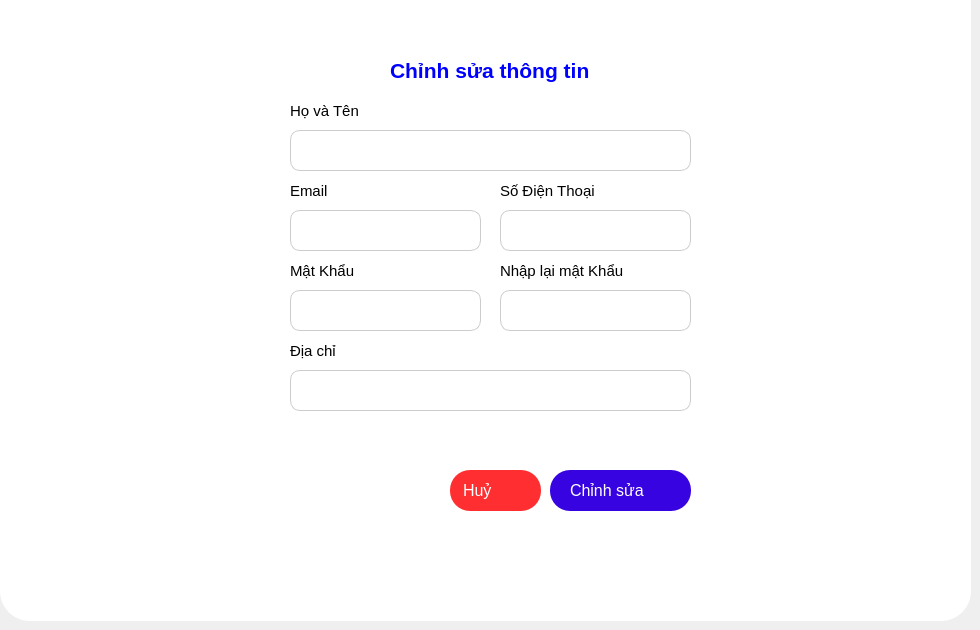
      <widget class="QWidget" name="update">
       <widget class="QWidget" name="updateInfor" native="true">
        <property name="geometry">
         <rect>
          <x>0</x>
          <y>0</y>
          <width>971</width>
          <height>621</height>
         </rect>
        </property>
        <property name="styleSheet">
         <string notr="true">background-color: #fff;
border-bottom-left-radius: 30px;
border-bottom-right-radius: 30px;</string>
        </property>
        <widget class="QLabel" name="nameLabel_2">
         <property name="geometry">
          <rect>
           <x>290</x>
           <y>100</y>
           <width>81</width>
           <height>21</height>
          </rect>
         </property>
         <property name="font">
          <font>
           <pointsize>11</pointsize>
           <fontweight>DemiBold</fontweight>
          </font>
         </property>
         <property name="styleSheet">
          <string notr="true">color: black;</string>
         </property>
         <property name="text">
          <string>Họ và Tên</string>
         </property>
        </widget>
        <widget class="QPushButton" name="saveBtn_2">
         <property name="geometry">
          <rect>
           <x>550</x>
           <y>470</y>
           <width>141</width>
           <height>41</height>
          </rect>
         </property>
         <property name="font">
          <font>
           <pointsize>12</pointsize>
          </font>
         </property>
         <property name="cursor">
          <cursorShape>PointingHandCursor</cursorShape>
         </property>
         <property name="styleSheet">
          <string notr="true">border-radius: 20px;
background-color: #f7f7f7;
border:none;
background-color: rgb(55, 3, 225);
text-align: left;
padding-left: 20px;
padding-right: 5px;
color: #fff;</string>
         </property>
         <property name="text">
          <string>Chỉnh sửa</string>
         </property>
         <property name="icon">
          <iconset resource="resourse.qrc">
           <normaloff>:/new/img/img/confirm.png</normaloff>:/new/img/img/confirm.png</iconset>
         </property>
         <property name="iconSize">
          <size>
           <width>23</width>
           <height>23</height>
          </size>
         </property>
        </widget>
        <widget class="QLineEdit" name="repassUpdate">
         <property name="geometry">
          <rect>
           <x>500</x>
           <y>290</y>
           <width>191</width>
           <height>41</height>
          </rect>
         </property>
         <property name="font">
          <font>
           <pointsize>12</pointsize>
          </font>
         </property>
         <property name="cursor">
          <cursorShape>IBeamCursor</cursorShape>
         </property>
         <property name="styleSheet">
          <string notr="true">border-radius: 10px;
color: #000;
border: 1px solid #ccc;
padding-left: 10px;background-color: #fff;</string>
         </property>
         <property name="text">
          <string/>
         </property>
         <property name="echoMode">
          <enum>QLineEdit::EchoMode::Password</enum>
         </property>
        </widget>
        <widget class="QLineEdit" name="emailUpdate">
         <property name="geometry">
          <rect>
           <x>290</x>
           <y>210</y>
           <width>191</width>
           <height>41</height>
          </rect>
         </property>
         <property name="font">
          <font>
           <pointsize>12</pointsize>
          </font>
         </property>
         <property name="cursor">
          <cursorShape>IBeamCursor</cursorShape>
         </property>
         <property name="styleSheet">
          <string notr="true">border-radius: 10px;
color: #000;
border: 1px solid #ccc;
padding-left: 10px;
background-color: #fff;</string>
         </property>
         <property name="text">
          <string/>
         </property>
        </widget>
        <widget class="QLineEdit" name="nameUpdate">
         <property name="geometry">
          <rect>
           <x>290</x>
           <y>130</y>
           <width>401</width>
           <height>41</height>
          </rect>
         </property>
         <property name="font">
          <font>
           <pointsize>12</pointsize>
          </font>
         </property>
         <property name="cursor">
          <cursorShape>IBeamCursor</cursorShape>
         </property>
         <property name="styleSheet">
          <string notr="true">border-radius: 10px;
color: #000;
border: 1px solid #ccc;
padding-left: 10px;
background-color: #fff;</string>
         </property>
         <property name="text">
          <string/>
         </property>
        </widget>
        <widget class="QPushButton" name="cancelBtn_2">
         <property name="geometry">
          <rect>
           <x>450</x>
           <y>470</y>
           <width>91</width>
           <height>41</height>
          </rect>
         </property>
         <property name="font">
          <font>
           <pointsize>12</pointsize>
          </font>
         </property>
         <property name="cursor">
          <cursorShape>PointingHandCursor</cursorShape>
         </property>
         <property name="styleSheet">
          <string notr="true">border-radius: 20px;
background-color:rgb(255, 46, 49);
border:none;
padding-left: 13px;
text-align: left;

color: #fff;</string>
         </property>
         <property name="text">
          <string>Huỷ</string>
         </property>
         <property name="icon">
          <iconset resource="resourse.qrc">
           <normaloff>:/new/img/img/cancel.png</normaloff>:/new/img/img/cancel.png</iconset>
         </property>
         <property name="iconSize">
          <size>
           <width>26</width>
           <height>26</height>
          </size>
         </property>
        </widget>
        <widget class="QLabel" name="passLabel_3">
         <property name="geometry">
          <rect>
           <x>500</x>
           <y>260</y>
           <width>141</width>
           <height>21</height>
          </rect>
         </property>
         <property name="font">
          <font>
           <pointsize>11</pointsize>
           <fontweight>DemiBold</fontweight>
          </font>
         </property>
         <property name="styleSheet">
          <string notr="true">color: black;</string>
         </property>
         <property name="text">
          <string>Nhập lại mật Khẩu</string>
         </property>
        </widget>
        <widget class="QLabel" name="label_11">
         <property name="geometry">
          <rect>
           <x>390</x>
           <y>50</y>
           <width>231</width>
           <height>41</height>
          </rect>
         </property>
         <property name="font">
          <font>
           <pointsize>16</pointsize>
           <bold>true</bold>
          </font>
         </property>
         <property name="styleSheet">
          <string notr="true">color: blue;
</string>
         </property>
         <property name="text">
          <string>Chỉnh sửa thông tin</string>
         </property>
        </widget>
        <widget class="QLabel" name="emailLabel_2">
         <property name="geometry">
          <rect>
           <x>290</x>
           <y>180</y>
           <width>81</width>
           <height>21</height>
          </rect>
         </property>
         <property name="font">
          <font>
           <pointsize>11</pointsize>
           <fontweight>DemiBold</fontweight>
          </font>
         </property>
         <property name="styleSheet">
          <string notr="true">color: black;</string>
         </property>
         <property name="text">
          <string>Email</string>
         </property>
        </widget>
        <widget class="QLabel" name="phoneLabel_2">
         <property name="geometry">
          <rect>
           <x>500</x>
           <y>180</y>
           <width>101</width>
           <height>21</height>
          </rect>
         </property>
         <property name="font">
          <font>
           <pointsize>11</pointsize>
           <fontweight>DemiBold</fontweight>
          </font>
         </property>
         <property name="styleSheet">
          <string notr="true">color: black;</string>
         </property>
         <property name="text">
          <string>Số Điện Thoại</string>
         </property>
        </widget>
        <widget class="QLabel" name="statusUpdate">
         <property name="geometry">
          <rect>
           <x>290</x>
           <y>420</y>
           <width>341</width>
           <height>31</height>
          </rect>
         </property>
         <property name="font">
          <font>
           <pointsize>12</pointsize>
           <bold>true</bold>
          </font>
         </property>
         <property name="styleSheet">
          <string notr="true">color: red;</string>
         </property>
         <property name="text">
          <string/>
         </property>
        </widget>
        <widget class="QLineEdit" name="phoneUpdate">
         <property name="geometry">
          <rect>
           <x>500</x>
           <y>210</y>
           <width>191</width>
           <height>41</height>
          </rect>
         </property>
         <property name="font">
          <font>
           <pointsize>12</pointsize>
          </font>
         </property>
         <property name="cursor">
          <cursorShape>IBeamCursor</cursorShape>
         </property>
         <property name="styleSheet">
          <string notr="true">border-radius: 10px;
color: #000;
border: 1px solid #ccc;
padding-left: 10px;
background-color: #fff;</string>
         </property>
         <property name="text">
          <string/>
         </property>
        </widget>
        <widget class="QLineEdit" name="changeUpdate">
         <property name="geometry">
          <rect>
           <x>290</x>
           <y>370</y>
           <width>401</width>
           <height>41</height>
          </rect>
         </property>
         <property name="font">
          <font>
           <pointsize>12</pointsize>
          </font>
         </property>
         <property name="cursor">
          <cursorShape>IBeamCursor</cursorShape>
         </property>
         <property name="styleSheet">
          <string notr="true">border-radius: 10px;
color: #000;
border: 1px solid #ccc;
padding-left: 10px;
background-color: #fff;</string>
         </property>
         <property name="text">
          <string/>
         </property>
        </widget>
        <widget class="QLabel" name="changeUpdateLabel">
         <property name="geometry">
          <rect>
           <x>290</x>
           <y>340</y>
           <width>161</width>
           <height>21</height>
          </rect>
         </property>
         <property name="font">
          <font>
           <pointsize>11</pointsize>
           <fontweight>DemiBold</fontweight>
          </font>
         </property>
         <property name="styleSheet">
          <string notr="true">color: black;</string>
         </property>
         <property name="text">
          <string>Địa chỉ</string>
         </property>
        </widget>
        <widget class="QLineEdit" name="passUpdate">
         <property name="geometry">
          <rect>
           <x>290</x>
           <y>290</y>
           <width>191</width>
           <height>41</height>
          </rect>
         </property>
         <property name="font">
          <font>
           <pointsize>12</pointsize>
          </font>
         </property>
         <property name="cursor">
          <cursorShape>IBeamCursor</cursorShape>
         </property>
         <property name="styleSheet">
          <string notr="true">border-radius: 10px;
color: #000;
border: 1px solid #ccc;
padding-left: 10px;background-color: #fff;</string>
         </property>
         <property name="text">
          <string/>
         </property>
         <property name="echoMode">
          <enum>QLineEdit::EchoMode::Password</enum>
         </property>
        </widget>
        <widget class="QLabel" name="passLabel_5">
         <property name="geometry">
          <rect>
           <x>290</x>
           <y>260</y>
           <width>81</width>
           <height>21</height>
          </rect>
         </property>
         <property name="font">
          <font>
           <pointsize>11</pointsize>
           <fontweight>DemiBold</fontweight>
          </font>
         </property>
         <property name="styleSheet">
          <string notr="true">color: black;</string>
         </property>
         <property name="text">
          <string>Mật Khẩu</string>
         </property>
        </widget>
       </widget>
      </widget>
